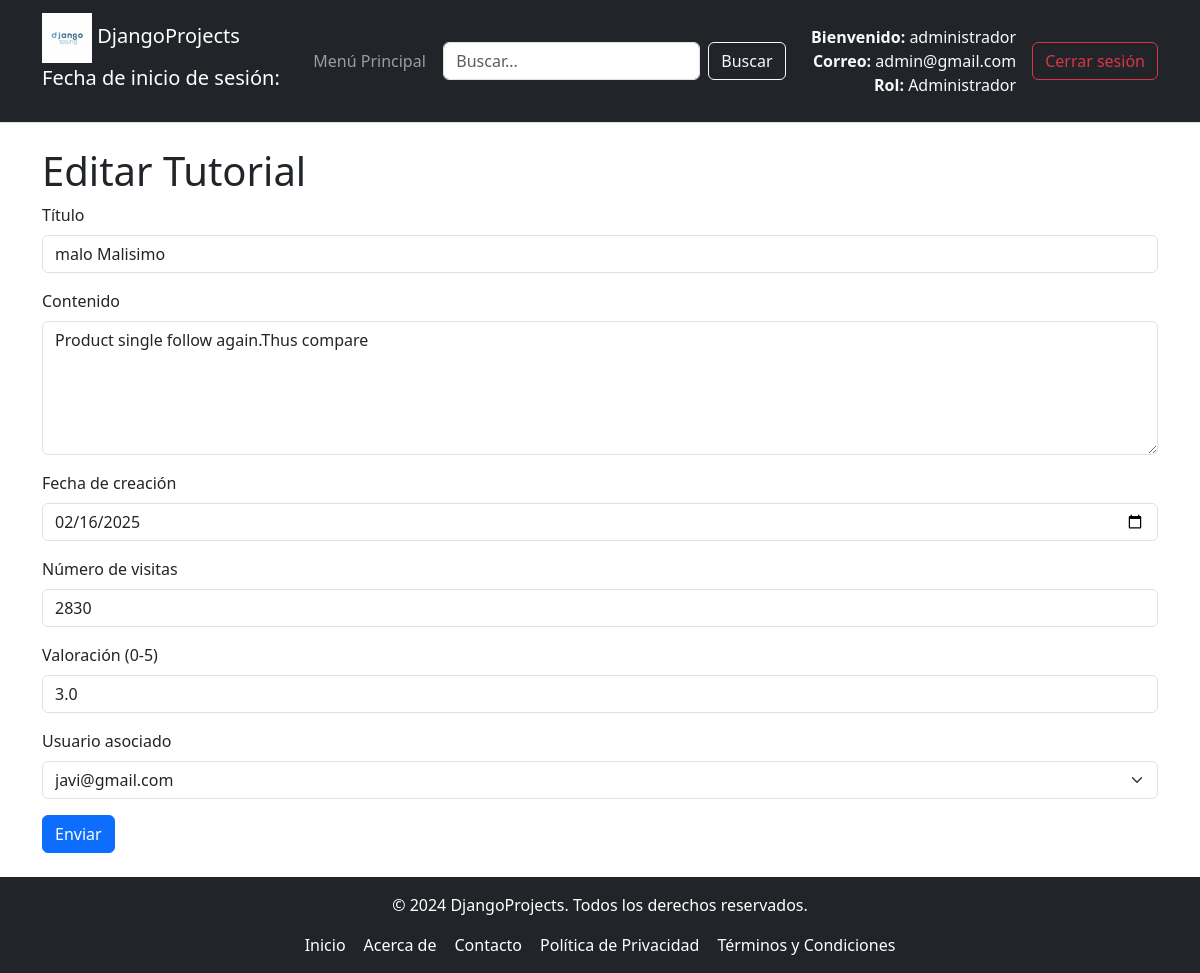
Page /formulario/tutorial-modificar/2 (signed in) on the earlier database version.
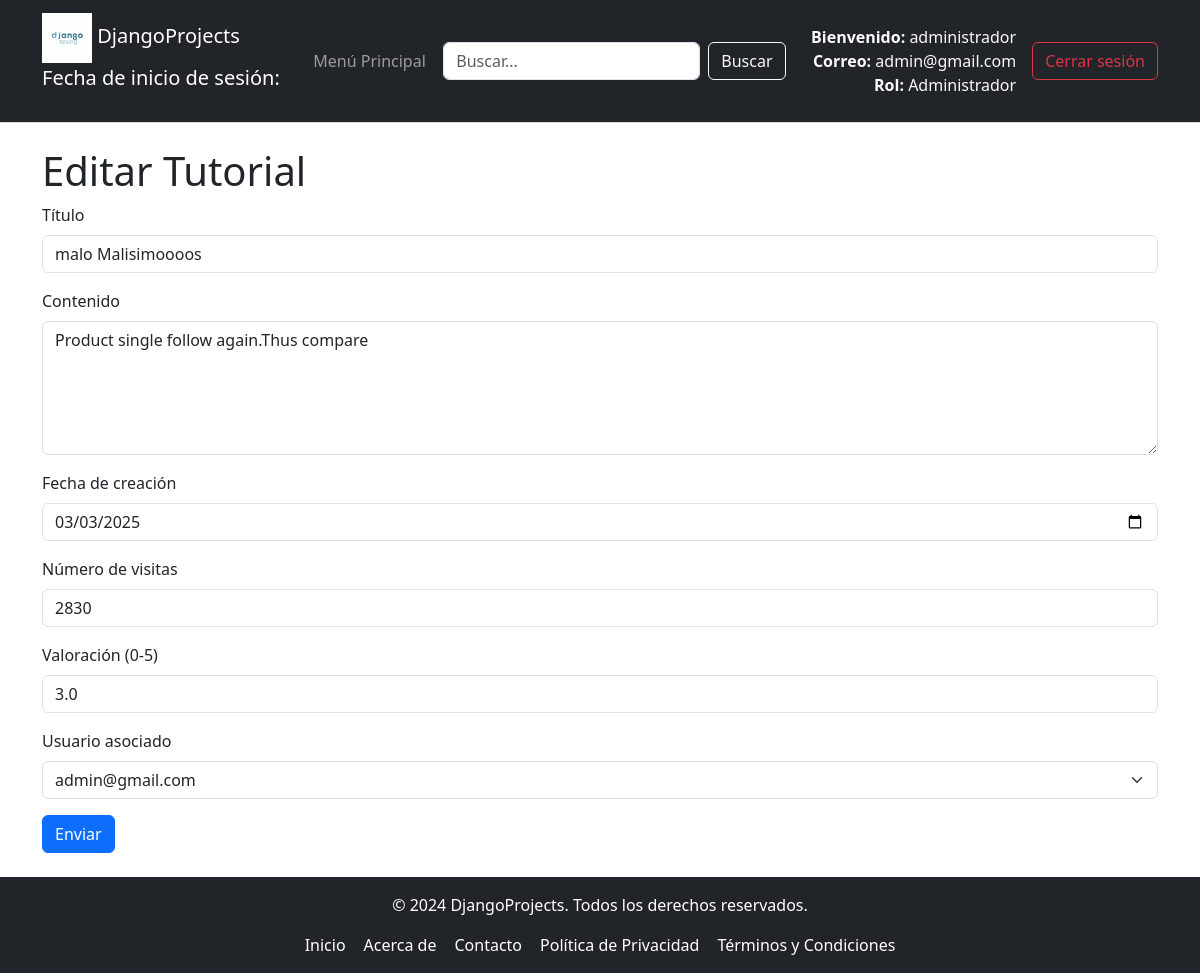
Same page on the later database version.
### tutorial/models.py (models this page shows, shortened)
class Tutorial(models.Model):
    titulo = models.CharField(max_length=50)
    contenido = models.TextField()
    fecha_Creacion = models.DateTimeField()
    visitas = models.IntegerField()
    valoracion = models.DecimalField(max_digits=3, decimal_places=1)
    usuario = models.ForeignKey(Usuario, on_delete=models.CASCADE, related_name="usuario_del_tutorial")

### tutorial/views.py (the view, shortened to what this page needs)
# urls.py: path('formulario/tutorial-modificar/<int:tutorial_id>', views.tutorial_modificar,name="tutorial_modificar"),
@permission_required('tutorial.change_tutorial')
def tutorial_modificar(request, tutorial_id):
    tutorial = Tutorial.objects.get(id= tutorial_id)
    datosFormulario = None
    if request.method == 'POST':
        datosFormulario = request.POST
    formulario = TutorialForm(datosFormulario, instance= tutorial)
    return render(request, 'formulario/tutorial_modificar.html',{"formulario":formulario,"tutorial":tutorial})

### tutorial/models.py (called while the page is built)
    def __str__(self):
        return self.email

### tutorial/templates/formulario/tutorial_modificar.html (shortened to what this page needs)
{% extends "Padre.html" %}
{% block cabecera %}
    <h1>Editar Tutorial</h1>
{% endblock %}
{% block contenido %}
{% load django_bootstrap5 %}
<form action = "{% url 'tutorial_modificar' tutorial.id %}" method = "post">
    {% load django_bootstrap5 %}
    {% bootstrap_form formulario %}
    {% bootstrap_button "Enviar" button_type="submit" button_class="btn-primary" %}
</form>
{% endblock %}

Differences in the rows shown:
changed Tutorial "Product single follow again.Thus compare": titulo "malo Malisimo" → "malo Malisimoooos"; fecha_Creacion "02/16/2025" → "03/03/2025"; usuario "javi@gmail.com" → "admin@gmail.com"
